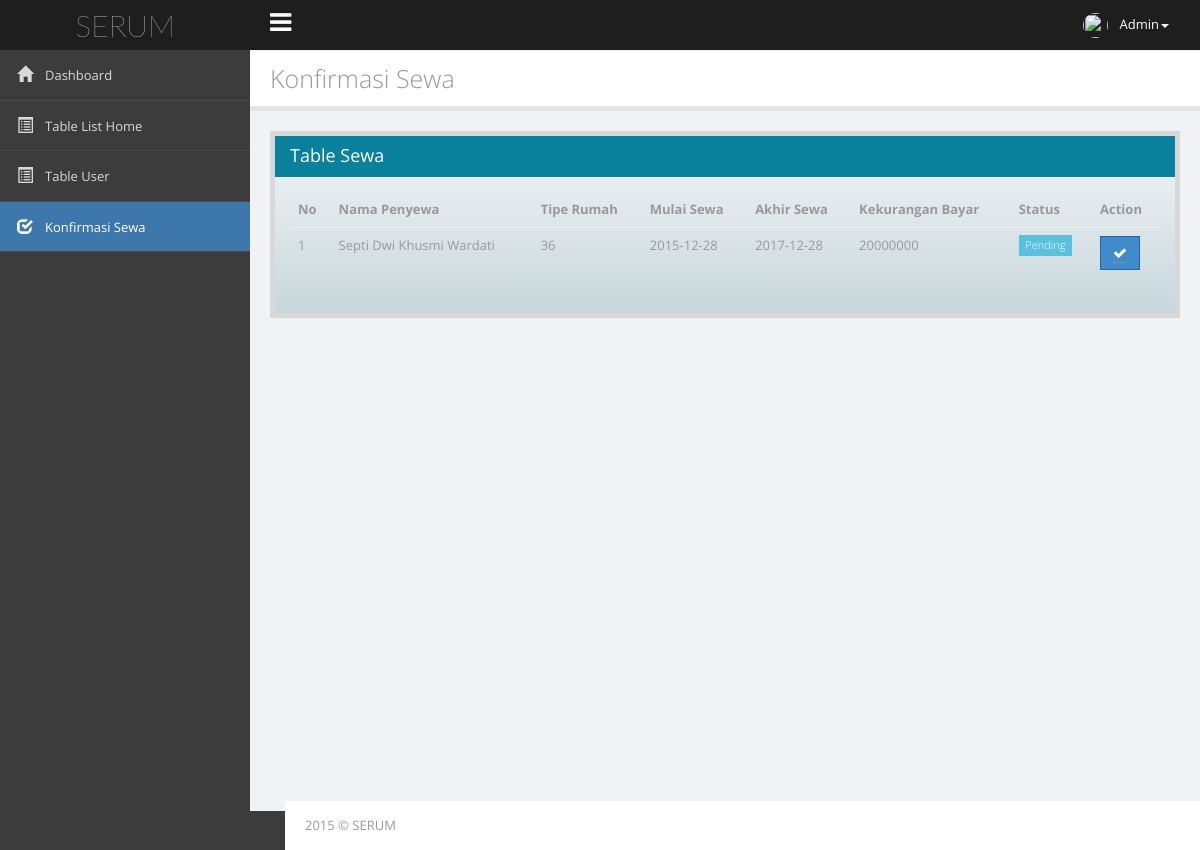
The page /konfirmasiSewa.php (signed in) on the database its author committed.
### tables this page shows
CREATE TABLE IF NOT EXISTS `sewa` (
  `idTransaksi` smallint(5) unsigned NOT NULL,
  `idUser` tinyint(5) unsigned NOT NULL,
  `tipe_rumah` int(3) NOT NULL,
  `mulaiSewa` date NOT NULL,
  `akhirSewa` date NOT NULL,
  `bayar` int(11) unsigned NOT NULL,
  `status` tinyint(1) unsigned NOT NULL
);

CREATE TABLE IF NOT EXISTS `user` (
  `idUser` tinyint(5) unsigned NOT NULL,
  `username` varchar(30) NOT NULL,
  `password` varchar(15) NOT NULL,
  `nama_lengkap` varchar(50) NOT NULL,
  `noKTP` varchar(16) NOT NULL,
  `noHP` varchar(12) NOT NULL,
  `jenis_kelamin` varchar(10) NOT NULL,
  `alamat` varchar(100) NOT NULL
);

CREATE TABLE IF NOT EXISTS `data_rumah` (
  `gambar` varchar(100) NOT NULL,
  `nama_gambar` varchar(10) NOT NULL,
  `tipe_rumah` int(3) NOT NULL,
  `luas_rumah` int(4) NOT NULL,
  `deskripsi` tinytext NOT NULL,
  `harga` int(11) NOT NULL,
  `stok` int(3) unsigned NOT NULL,
  `mime_type` varchar(30) NOT NULL
);

### konfirmasiSewa.php (the view, shortened to what this page needs)
<!DOCTYPE html>
<html>
    <head>
        <link type="text/css" rel="stylesheet" href="styles/jquery-ui-1.10.4.custom.min.css">
        <link type="text/css" rel="stylesheet" href="styles/font-awesome.min.css">
        <link type="text/css" rel="stylesheet" href="styles/bootstrap.min.css">
        <link type="text/css" rel="stylesheet" href="styles/animate.css">
        <link type="text/css" rel="stylesheet" href="styles/all.css">
        <link type="text/css" rel="stylesheet" href="styles/main.css">
        <link type="text/css" rel="stylesheet" href="styles/style-responsive.css">
        <link type="text/css" rel="stylesheet" href="styles/zabuto_calendar.min.css">
        <link type="text/css" rel="stylesheet" href="styles/pace.css">
        <link type="text/css" rel="stylesheet" href="styles/jquery.news-ticker.css">
    </head>
    <body>
        <div id="header-topbar-option-demo" class="page-header-topbar">
            <nav id="topbar" role="navigation" style="margin-bottom: 0;" data-step="3" class="navbar navbar-default navbar-static-top">
                <div class="navbar-header">
                    <a id="logo" href="#" class="navbar-brand"><span class="fa fa-rocket"></span><span class="logo-text">SERUM</span><span style="display: none" class="logo-text-icon">µ</span></a></div>
                <div class="topbar-main">
                    <a id="menu-toggle" href="#" class="hidden-xs"><i class="fa fa-bars"></i></a>
                    <ul class="nav navbar navbar-top-links navbar-right mbn">
                        <li class="dropdown topbar-user"><a data-hover="dropdown" href="#" class="dropdown-toggle">
                                <img src="images/avatar/48.jpg" alt="" class="img-responsive img-circle"/>&nbsp;
                                <span class="hidden-xs">Admin</span><span class="caret">
                                </span></a>
                        </li>
                    </ul>
                </div>
            </nav>
        </div>
        <div id="wrapper">
            <nav id="sidebar" role="navigation" data-step="2" data-intro="Template has &lt;b&gt;many navigation styles&lt;/b&gt;"
                 data-position="right" class="navbar-default navbar-static-side">
                <div class="sidebar-collapse menu-scroll">
                    <ul id="side-menu" class="nav">
                        <li ><a href="dashboardAdmin.php"><i class="glyphicon glyphicon-home">
                                </i><span class="menu-title">Dashboard</span></a>
                        </li>
                        <li><a href="tableListHomeAdmin.php"><i class="glyphicon glyphicon-list-alt">
                                </i><span class="menu-title">Table List Home</span></a>
                        </li>
                        <li><a href="tableUser.php"><i class="glyphicon glyphicon-list-alt">
                                </i><span class="menu-title">Table User </span></a>
                        </li>
                        <li class="active" ><a href="konfirmasiSewa.php"><i class="glyphicon glyphicon-check">
                                </i><span class="menu-title">Konfirmasi Sewa </span></a>
                        </li>
                    </ul>
                </div>
            </nav>
            <div id="page-wrapper">
                <div id="title-breadcrumb-option-demo" class="page-title-breadcrumb">
                    <div class="page-header pull-left">
                        <div class="page-title">Konfirmasi Sewa</div>
                    </div>
                    <div class="clearfix">
                    </div>
                </div>
                <div class="page-content">
                    <div class="col-lg-12">
                        <div class="row">
                            <div class="panel panel-blue">
                                <div class="panel-heading">Table Sewa</div>
                                <div class="panel-body">
                                    <table class="table table-hover">
                                        <thead>
                                            <tr>
                                                <th>No</th>
                                                <th>Nama Penyewa</th>
                                                <th>Tipe Rumah</th>
                                                <th>Mulai Sewa</th>
                                                <th>Akhir Sewa</th>
                                                <th>Kekurangan Bayar</th>
                                                <th>Status</th>
                                                <th>Action</th>
                                            </tr>
                                        </thead>
                                        <?php
                                        $query = mysql_query("select * from sewa s join user u on s.idUser=u.idUser join data_rumah r on s.tipe_rumah=r.tipe_rumah;");
                                        $sql = mysql_query("SELECT year(akhirSewa)-YEAR(mulaiSewa) as lama FROM `sewa`");
                                        $no = 1;
                                        while ($data = mysql_fetch_array($query)) {
                                            $tahun = mysql_fetch_array($sql);
                                            ?>
                                            <tbody>
                                                <tr>
                                                    <td><?php echo $no; ?></td>
                                                    <td><?php echo $data['nama_lengkap']; ?></td>
                                                    <td><?php echo $data['tipe_rumah']; ?></td>
                                                    <td><?php echo $data['mulaiSewa']; ?></td>
                                                    <td><?php echo $data['akhirSewa']; ?></td>
                                                    <td><?php
                                                        $harga = $data['harga'] * $tahun['lama'];
                                                        $bayar = $data['bayar'];
                                                        if ($bayar < $harga) {
                                                            $kurang = $harga - $bayar;
                                                            echo $kurang;
                                                        } else if ($harga == $bayar || $bayar > $harga) {
                                                            echo 'Lunas';
                                                        }
                                                        ?>
                                                    </td>
                                                    <td><?php
                                                        if ($data['status'] == 0) {
                                                            echo '<span class="label label-sm label-info">Pending</span>';
                                                        } else {
                                                            echo '<span class="label label-sm label-success">Approved</span>';
                                                        }
                                                        ?>
                                                    </td>
                                                    <td>
                                                        <a class="btn btn-primary" href="konfirmasiBayar.php?id=<?php echo $data['idTransaksi'] ?>">
                                                            <abbr title="Konfirmasi Sewa dan Bayar">
                                                                <i class="fa fa-check">
                                                                </i>
                                                            </abbr>
                                                        </a>
                                                    </td>
                                                </tr>
                                            </tbody>
                                            <?php
                                            $no++;
                                        }
                                        ?>
                                    </table>
                                </div>
                            </div>
                        </div>
                        <div id="footer">
                            <div class="copyright">
                                <a href="http://themifycloud.com">2015 © SERUM</a></div>
                        </div>
                    </div>
                </div>
            </div>
    </body>
</html>

### rows shown on the page
sewa: idUser.nama_lengkap "Septi Dwi Khusmi Wardati", tipe_rumah.tipe_rumah "36", mulaiSewa "2015-12-28", akhirSewa "2017-12-28", kurang "20000000", status "Pending"
